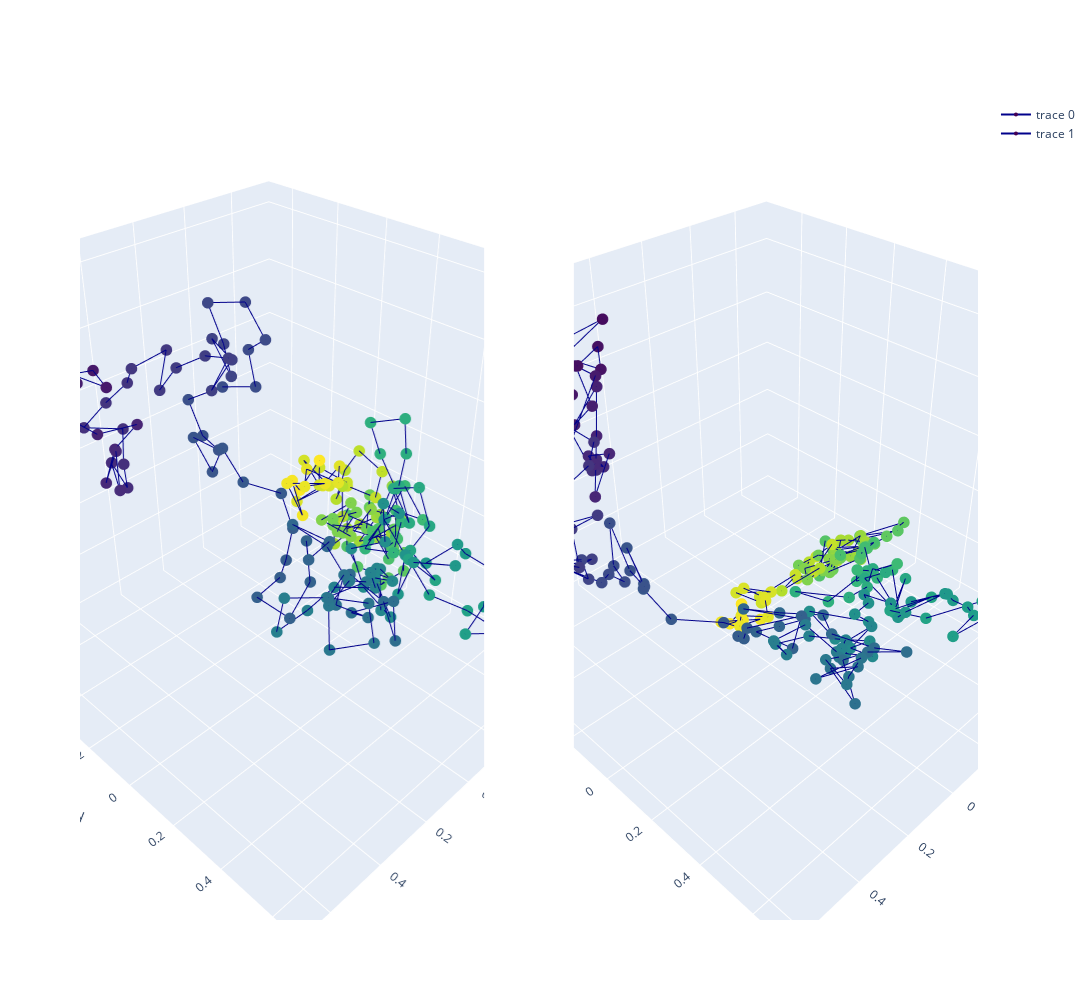

Write notebook code for a chart like this one.
### Code cell
test_true_structure = test_true_structures[GRAPH_TESTED]
test_pred_structure = test_pred_structures[GRAPH_TESTED]

test_pred_structure_superposed, test_true_structure_superposed = \
        kabsch_superimposition_numpy(test_pred_structure, test_true_structure, EMBEDDING_SIZE)

x_pred = test_pred_structure_superposed[:, 0]  
y_pred = test_pred_structure_superposed[:, 1]
z_pred = test_pred_structure_superposed[:, 2]

x_true = test_true_structure_superposed[:, 0]  
y_true = test_true_structure_superposed[:, 1]
z_true = test_true_structure_superposed[:, 2]

colorscale1 = np.asarray(range(len(x_true)))
colorscale2 = np.asarray(range(len(x_pred)))
color1 = 'Viridis'
color2 = 'Viridis'

plot_true_pred_structures(x_pred, y_pred, z_pred, x_true, y_true, z_true, colorscale1, colorscale2, color1, color2)

# Shape comparison
print('Kabsch distance is ' + str(kabsch_distance_numpy(test_pred_structure, test_true_structure, EMBEDDING_SIZE)))

### Figure 1 — Plotly figure (JSON) as saved in the notebook; plotly's stock layout.template omitted (floating-point values rounded to 4 significant figures; data arrays with more than 128 entries replaced by an {"elided": "..."} marker saying what was removed)
{"data": [{"line": {"color": "darkblue", "width": 2}, "marker": {"color": {"elided": "202 int values"}, "colorscale": [[0, "#440154"], [0.1111, "#482878"], [0.2222, "#3e4989"], [0.3333, "#31688e"], [0.4444, "#26828e"], [0.5556, "#1f9e89"], [0.6667, "#35b779"], [0.7778, "#6ece58"], [0.8889, "#b5de2b"], [1, "#fde725"]], "size": 4}, "scene": "scene", "type": "scatter3d", "x": {"elided": "202 float values"}, "y": {"elided": "202 float values"}, "z": {"elided": "202 float values"}}, {"line": {"color": "darkblue", "width": 2}, "marker": {"color": {"elided": "202 int values"}, "colorscale": [[0, "#440154"], [0.1111, "#482878"], [0.2222, "#3e4989"], [0.3333, "#31688e"], [0.4444, "#26828e"], [0.5556, "#1f9e89"], [0.6667, "#35b779"], [0.7778, "#6ece58"], [0.8889, "#b5de2b"], [1, "#fde725"]], "size": 4}, "scene": "scene2", "type": "scatter3d", "x": {"elided": "202 float values"}, "y": {"elided": "202 float values"}, "z": {"elided": "202 float values"}}], "layout": {"height": 1000, "scene": {"domain": {"x": [0, 0.45], "y": [0, 1]}}, "scene2": {"domain": {"x": [0.55, 1], "y": [0, 1]}}, "width": 1300}}
